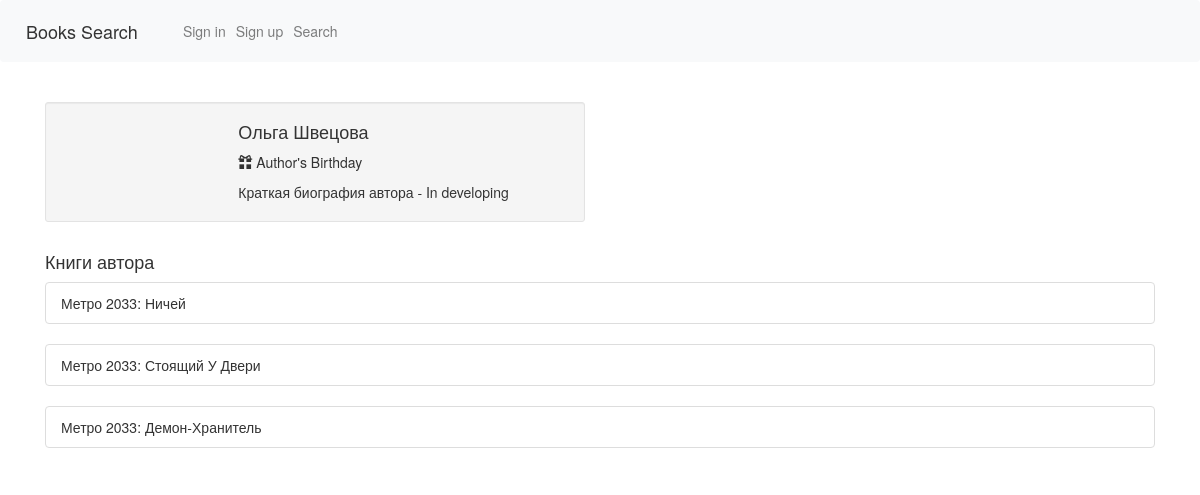
/profile/8, run on the app's committed database.
### webapp/model.py (models this page shows)
class Authors(db.Model, UserMixin):
    id = db.Column(db.Integer, primary_key=True)
    name = db.Column(db.String(120))
    author_bio = db.Column(db.String(120))

class Books(db.Model, UserMixin):
    id = db.Column(db.Integer, primary_key=True)
    book_name = db.Column(db.String(120))
    publication_date = db.Column(db.String(120), nullable=True)
    isbn = db.Column(db.String(120), nullable=True)
    book_image = db.Column(db.String(120), nullable=True)
    book_annotation = db.Column(db.String(1200), nullable=True)
    book_genre = db.Column(db.String(120), nullable=True)
    book_publisher = db.Column(db.String(120), nullable=True)
    book_coauthor = db.Column(db.String(120), nullable=True)
    book_quantity = db.Column(db.Integer, nullable=True)
    author_id = db.Column(db.Integer, db.ForeignKey('authors.id'))

### webapp/__init__.py (the view)
    @app.route('/profile/<id>')
    def profile(id):
        title = "Об авторе"
        all_books_of_author = Books.query.filter_by(author_id=id).all()
        for person in all_books_of_author:
            authors = Authors.query.filter_by(id=person.author_id)[0]
            return render_template(
                'profile.html',
                page_title=title,
                person=authors,
                author_books=all_books_of_author
            )

### webapp/templates/profile.html (shortened to what this page needs)
{% extends "base.html" %}
{% block content %}
    <br>
<link href="//netdna.bootstrapcdn.com/bootstrap/3.0.0/css/bootstrap.min.css" rel="stylesheet" id="bootstrap-css">
<div class="container">
    <div class="row">
        <div class="col-xs-12 col-sm-6 col-md-6">
            <div class="well well-sm">
                <div class="row">
                    <div class="col-sm-6 col-md-4">
                    </div>
                    <div class="col-sm-6 col-md-8">
                        <h4>
                            {{ person.name }}</h4>
                        <p>
                            <i class="glyphicon glyphicon-gift"></i>    Author's Birthday</p>
                            <div class="btn-group">
                                <p> {{ person.author_bio }}</p>
                            </div>
                        </div>
                    </div>
                </div>
            </div>
        <br>
    </div>
    <h4>Книги автора</h4>
            {% for book in author_books %}
        <ul class="list-group ">
  <li class="list-group-item"> {{ book.book_name }}</li>
</ul>
    {% endfor %}
        </div>
{% endblock %}

### data on the page
Authors: name "Ольга Швецова", author_bio "Краткая биография автора - In developing"
Books: book_name "Метро 2033: Ничей"
Books: book_name "Метро 2033: Стоящий У Двери"
Books: book_name "Метро 2033: Демон-Хранитель"
